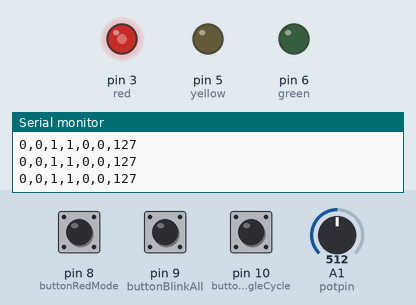
Recording of a program running on a simulated Arduino Uno, built with avr-gcc and run on an emulated ATmega328P. On the bench: output pins drawn as LEDs (lit = HIGH), the last lines printed to the serial monitor. Dashed ring = blinking. The inputs (shaded band) are chosen by the test bench; at power-on: pin 9 (buttonBlinkAll) HIGH, A1 (potpin) = 512, pin 8 (buttonRedMode) HIGH, pin 10 (buttonToggleCycle) HIGH.

Above: at 1.2 s.
1.3 s: pin 9 (buttonBlinkAll) pulled LOW for 0.15 s
At 4.1 s:
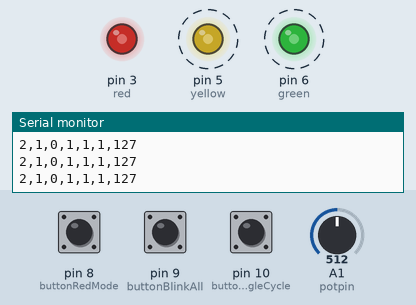
4.4 s: A1 (potpin) set to 716
7.4 s: pin 8 (buttonRedMode) pulled LOW for 0.15 s
At 8.4 s:
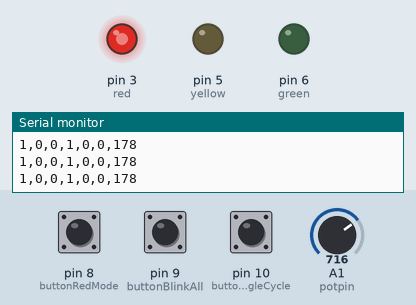
9.0 s: pin 8 (buttonRedMode) pulled LOW for 1 s
At 9.4 s:
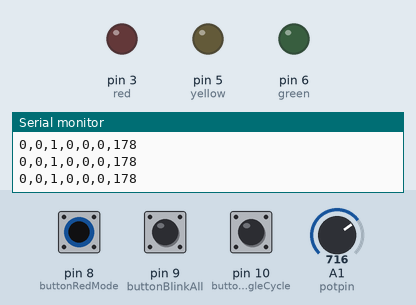
13.0 s: A1 (potpin) set to 900
At 14.7 s:
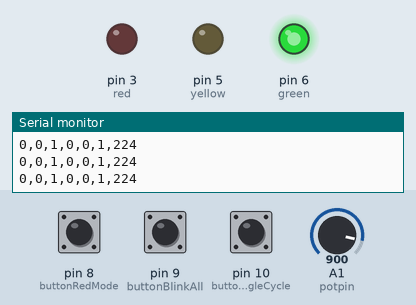
16.0 s: A1 (potpin) set to 306
At 18.8 s:
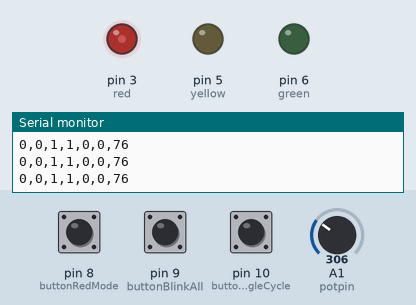
Timing chart, 0 to 20.0 s (numbered marks = the images above; inputs shaded):
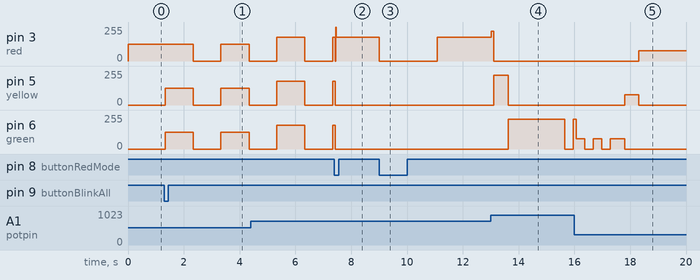

The program:

main.cpp
```cpp
#include <Arduino.h>
#include <TaskScheduler.h>
#include <PinChangeInterrupt.h>

// 가변저항 핀 설정
const int potpin = A1;

// LED 핀 번호 설정
const int red = 3;
const int yellow = 5;
const int green = 6;

// 버튼 핀 번호 설정 (PCINT 사용 가능한 핀)
const int buttonRedMode = 8;     // PCINT0
const int buttonBlinkAll = 9;    // PCINT1
const int buttonToggleCycle = 10; // PCINT3

volatile bool isRedMode = false;
volatile bool isBlinkAll = false;
volatile bool isCycleRunning = true;
volatile bool buttonRedPressed = false;
volatile bool buttonBlinkPressed = false;
volatile bool buttonTogglePressed = false;

//LED 상태
bool redState = false;
bool yellowState = false;
bool greenState = false;
// 밝기 조절
int brightness = map(potpin, 0, 1023, 0, 255);
// TaskScheduler 인스턴스 생성
Scheduler runner;

// LED 상태 전환 함수 선언
void turnOnGreen();
void turnOnYellowAfterRed();
void turnOnYellowAfterBlink();
void turnOnRed();
void blinkGreen();
void blinkAll();
void handleButtonRedMode();
void handleButtonBlinkAll();
void handleButtonToggleCycle();
void processSerialData();
void sendTrafficLightStatus();

// 초기 기본 동작 설정 시간
int redTime = 2000, yellowTime = 500, greenTime = 2000;

// Task 생성
Task taskRed(2000, TASK_ONCE, &turnOnRed);
Task taskYellowAfterRed(500, TASK_ONCE, &turnOnYellowAfterRed);
Task taskGreen(2000, TASK_ONCE, &turnOnGreen);
Task taskBlinkGreen(333, 6, &blinkGreen);
Task taskYellowAfterBlink(500, TASK_ONCE, &turnOnYellowAfterBlink);
Task taskBlinkAll(1000, TASK_FOREVER, &blinkAll);
Task taskSendStatus(1000, TASK_FOREVER, &sendTrafficLightStatus);

void setup() {
    Serial.begin(9600); // 시리얼 모니터 시작
    pinMode(green, OUTPUT);
    pinMode(yellow, OUTPUT);
    pinMode(red, OUTPUT);

    pinMode(buttonRedMode, INPUT_PULLUP);
    pinMode(buttonBlinkAll, INPUT_PULLUP);
    pinMode(buttonToggleCycle, INPUT_PULLUP);

    // Task 등록
    runner.addTask(taskRed);
    runner.addTask(taskYellowAfterRed);
    runner.addTask(taskGreen);
    runner.addTask(taskBlinkGreen);
    runner.addTask(taskYellowAfterBlink);
    runner.addTask(taskBlinkAll);
    runner.addTask(taskSendStatus);

    // ✅ PCINT 인터럽트 등록
    attachPinChangeInterrupt(digitalPinToPCINT(buttonRedMode), handleButtonRedMode, FALLING);
    attachPinChangeInterrupt(digitalPinToPCINT(buttonBlinkAll), handleButtonBlinkAll, FALLING);
    attachPinChangeInterrupt(digitalPinToPCINT(buttonToggleCycle), handleButtonToggleCycle, FALLING);

    taskRed.enable();
    taskSendStatus.enable();
}

// 🔴 빨간불 켜기 (2초 후 노란불 전환)
void turnOnRed() {
    if (isRedMode || isBlinkAll || !isCycleRunning) return;
    analogWrite(green, 0);
    analogWrite(yellow, 0);
    analogWrite(red, 255);
    redState = true; yellowState = false; greenState = false;
    taskYellowAfterRed.restartDelayed(redTime); // 🔥 2초 후 노란불로 전환
}

// 🟡 빨간불 후 노란불 (0.5초 후 초록불로 전환)
void turnOnYellowAfterRed() {
    if (isRedMode || isBlinkAll || !isCycleRunning) return;
    analogWrite(green, 0);
    analogWrite(yellow, 255);
    analogWrite(red, 0);
    yellowState = true; redState = false; greenState = false;
    taskGreen.restartDelayed(yellowTime); // 🔥 0.5초 후 초록불로 전환
}

// 🟢 초록불 켜기 (2초 후 깜빡이기 시작)
void turnOnGreen() {
    if (isRedMode || isBlinkAll || !isCycleRunning) return;
    analogWrite(green, 255);
    analogWrite(yellow, 0);
    analogWrite(red, 0);
    greenState = true; redState = false; yellowState = false;
    taskBlinkGreen.restartDelayed(greenTime); // 🔥 2초 후 초록불 깜빡이기 시작
}

// 🟢 초록불 깜빡이기 (총 3회 깜빡임)
void blinkGreen() {
    if (isRedMode || isBlinkAll || !isCycleRunning) return;
    static bool state = false;
    analogWrite(green, state ? 255 : 0);
    state = !state;
    redState = false; yellowState = false; greenState = state;
    if (taskBlinkGreen.isLastIteration()) {
        taskYellowAfterBlink.restartDelayed(500); // 🔥 깜빡임 종료 후 노란불
    }
}

// 🟡 초록불 깜빡임 후 노란불 (0.5초 후 빨간불)
void turnOnYellowAfterBlink() {
    if (isRedMode || isBlinkAll || !isCycleRunning) return;
    analogWrite(green, 0);
    analogWrite(yellow, 255);
    analogWrite(red, 0);
    yellowState = true; redState = false; greenState = false;
    taskRed.restartDelayed(yellowTime); // 🔥 0.5초 후 빨간불 시작
}


// 🔄 모든 LED 깜빡이기
void blinkAll() {
    static bool state = false;
    state = !state;

    int potValue = analogRead(A1);
    int brightness = map(potValue, 0, 1023, 0, 255);  // 🔥 밝기 조절 반영

    analogWrite(green, state ? brightness : 0);
    analogWrite(yellow, state ? brightness : 0);
    analogWrite(red, state ? brightness : 0);
    redState = state; yellowState = state; greenState = state;
}


// 🛑 PCINT 인터럽트 핸들러 (버튼 1: 빨간불 모드)
void handleButtonRedMode() {
    Serial.println("Button Red Mode Pressed");
    buttonRedPressed = true;
}

// 🛑 PCINT 인터럽트 핸들러 (버튼 2: 모든 LED 깜빡이기)
void handleButtonBlinkAll() {
    Serial.println("Button Blink All Pressed");
    buttonBlinkPressed = true;
}

// 🛑 PCINT 인터럽트 핸들러 (버튼 3: 기본 기능 ON/OFF)
void handleButtonToggleCycle() {
    Serial.println("Button Toggle Cycle Pressed");
    buttonTogglePressed = true;
}

// ✅ 모든 Task를 중지하는 함수
void stopAllTasks() {
    runner.disableAll();
    taskRed.disable();
    taskYellowAfterRed.disable();
    taskGreen.disable();
    taskBlinkGreen.disable();
    taskYellowAfterBlink.disable();
    taskBlinkAll.disable();

    // LED 초기화
    digitalWrite(green, LOW);
    digitalWrite(yellow, LOW);
    digitalWrite(red, LOW);
}

// 🎛 버튼 처리 (인터럽트 후 실행)
void processButtons() {
    noInterrupts();
    bool redPressed = buttonRedPressed;
    bool blinkPressed = buttonBlinkPressed;
    bool togglePressed = buttonTogglePressed;
    buttonRedPressed = false;
    buttonBlinkPressed = false;
    buttonTogglePressed = false;
    interrupts();

    // 🔴 버튼 1: 빨간불 모드 (토글)
    if (redPressed) {
        isRedMode = !isRedMode;
        isBlinkAll = false;
        isCycleRunning = !isRedMode;

        stopAllTasks();

        if (isRedMode) {
            Serial.println("Emergency Mode: Red LED ON");
            digitalWrite(red, HIGH);
        } else {
            Serial.println("Exiting Emergency Mode, restarting cycle...");
            taskRed.restartDelayed(0);
        }
    }

    // 🔄 버튼 2: 모든 LED 깜빡이기 (토글)

    if (blinkPressed) {
    isBlinkAll = !isBlinkAll;
    isRedMode = false;
    isCycleRunning = !isBlinkAll;

    stopAllTasks();

    if (isBlinkAll) {
        Serial.println("Blinking Mode: All LEDs blinking...");
        taskBlinkAll.enable();
    } else {
        Serial.println("Stopping blinking, resuming normal cycle...");
        taskBlinkAll.disable();

        // 🔥 LED 완전 OFF (analogWrite 사용)
        analogWrite(red, 0);
        analogWrite(yellow, 0);
        analogWrite(green, 0);

        taskRed.restartDelayed(0);
    }
}


    // 🔘 버튼 3: 기본 기능 ON/OFF
    if (togglePressed) {
        isCycleRunning = !isCycleRunning;

        stopAllTasks();

        if (isCycleRunning) {
            Serial.println("Cycle ON: Restarting...");
            taskRed.restartDelayed(0);
        } else {
            Serial.println("Cycle OFF: Stopping...");
        }
    }

    // 📩 버튼 상태 전송
    sendTrafficLightStatus();
}

void sendTrafficLightStatus() {
    int mode = isRedMode ? 1 : (isBlinkAll ? 2 : (isCycleRunning ? 0 : 3));
    brightness = map(analogRead(potpin), 0, 1023, 0, 255);

    Serial.print(mode);
    Serial.print(",");
    Serial.print(isBlinkAll ? 1 : 0);
    Serial.print(",");
    Serial.print(isCycleRunning ? 1 : 0);
    Serial.print(",");
    Serial.print(redState ? 1 : 0);
    Serial.print(",");
    Serial.print(yellowState ? 1 : 0);
    Serial.print(",");
    Serial.print(greenState ? 1 : 0);
    Serial.print(",");
    Serial.println(brightness);
}

void loop() {
    processButtons();
    runner.execute();

    int potValue = analogRead(A1);
    int brightness = map(potValue, 0, 1023, 0, 255);


    if (isBlinkAll) return;

    if (digitalRead(red) == HIGH) {
        analogWrite(red, brightness);
        redState = true;
    } else {
        analogWrite(red, 0);
        redState = false;
    }

    if (digitalRead(yellow) == HIGH) {
        analogWrite(yellow, brightness);
        yellowState = true;
    } else {
        analogWrite(yellow, 0);
        yellowState = false;
    }

    if (digitalRead(green) == HIGH) {
        analogWrite(green, brightness);
        greenState = true;
    } else {
        analogWrite(green, 0);
        greenState = false;
    }
    sendTrafficLightStatus();
    delay(100); // 시리얼 전송 주기
    processSerialData();
}


// 📩 시리얼 데이터를 받아 신호등 시간 업데이트
void processSerialData() {
    if (Serial.available()) {
        String data = Serial.readStringUntil('\n'); // 개행 문자까지 읽기
        data.trim(); // 앞뒤 공백 제거

        Serial.print("Received data: "); // 디버깅 로그
        Serial.println(data);

        int newRed, newYellow, newGreen;
        if (sscanf(data.c_str(), "%d,%d,%d", &newRed, &newYellow, &newGreen) == 3) {
            redTime = newRed;
            yellowTime = newYellow;
            greenTime = newGreen;

            Serial.println("updated!");
            Serial.print("Red Time: "); Serial.println(redTime);
            Serial.print("Yellow Time: "); Serial.println(yellowTime);
            Serial.print("Green Time: "); Serial.println(greenTime);

            // 🔥 현재 Task의 Interval 변경
            taskRed.setInterval(newRed);
            taskYellowAfterRed.setInterval(newYellow);
            taskGreen.setInterval(newGreen);
            if (taskRed.isEnabled()) {
                taskRed.restartDelayed(0);
                }
            if (taskYellowAfterRed.isEnabled()) {
                taskYellowAfterRed.restartDelayed(0);
                }
            if (taskGreen.isEnabled()) {
                taskGreen.restartDelayed(0);
                }

            } else {
            Serial.println("데이터 파싱 실패!");
        }
    }
}
```

Measured:
- after the input at 1.3 s, pin 3 (red): 127/255 → 0/255 after 1.0 s instead of 0.74 s
- after the input at 7.4 s, pin 3 (red), pin 5 (yellow), pin 6 (green): 178/255 → 0/255 after 0.03 s instead of 0.93 s
- after the input at 9.0 s, pin 3 (red): 178/255 → 0/255 at once, → 178/255 2.1 s later
- after the input at 13.0 s, pin 3 (red): 178/255 → 224/255 at once, → 0/255 0.10 s later
- after the input at 16.0 s, pin 3 (red): 0/255 → 76/255 after 2.3 s
- by itself, pin 5 (yellow), pin 6 (green): alternates 127/255 for 1.0 s and 0/255 for 0.99 s
